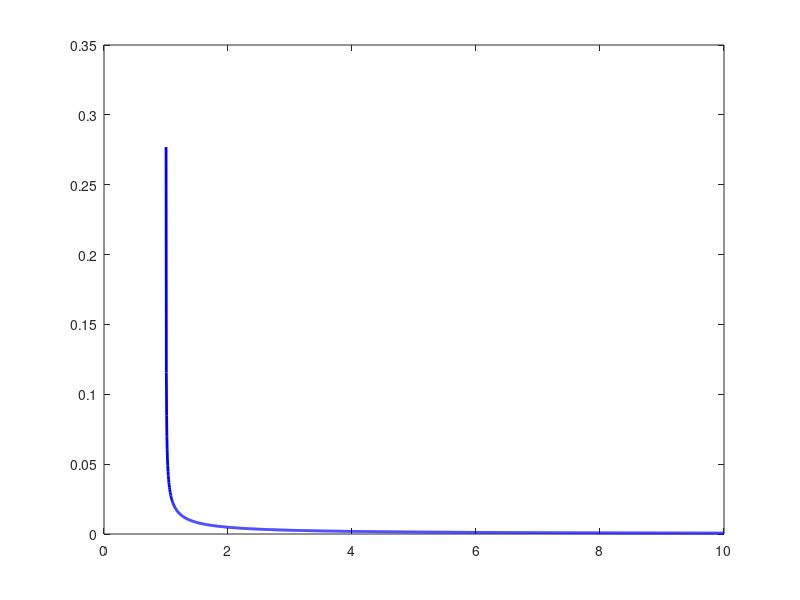

This chart was generated by the following MATLAB code: (Note: this script raises an error after producing the figure.)
clear; clc; close all;

%% ---------------------------------------------------------------
%  Paste your identification results here
%% ---------------------------------------------------------------
G   = 1.0;    % static velocity gain  (qdot_simu_ss / qdot_cmd)
tau = 0.004;    % time constant (s)
Trc = 0.1;    % total delay: actuator dead time + 0.5 s UDP (s)

%% ---------------------------------------------------------------
%  Stability formula (annexe)
%  Trc_max(Kc) = tau * acos(-1/(Kc*G)) / sqrt((Kc*G)^2 - 1)
%  Defined only for Kc*G > 1. Below that: stable for any delay.
%% ---------------------------------------------------------------
Kc_values   = linspace(1/G + 0.001, 10/G, 2000);
Trcmax_vals = tau .* acos(-1 ./ (Kc_values * G)) ./ sqrt((Kc_values * G).^2 - 1);

%% ---------------------------------------------------------------
%  Find Kc_max : largest Kc where Trc_max > Trc_real
%% ---------------------------------------------------------------
valid   = Trcmax_vals > Trc;
if any(valid)
    Kc_max = max(Kc_values(valid));
else
    Kc_max = NaN;
    warning('No stable Kc found for this delay. Consider reducing Trc or G.');
end

%% ---------------------------------------------------------------
%  Apply a safety margin (recommended: 20%)
%% ---------------------------------------------------------------
safety  = 0.80;
Kc_safe = safety * Kc_max;

fprintf('--- Identification results ---\n');
fprintf('  G   = %.4f\n', G);
fprintf('  tau = %.4f s\n', tau);
fprintf('  Trc = %.4f s\n', Trc);
fprintf('\n--- Kc selection ---\n');
fprintf('  Kc_max  (stability limit) = %.4f\n', Kc_max);
fprintf('  Kc_safe (80%% of Kc_max)  = %.4f  <-- use this in C++\n', Kc_safe);

%% ---------------------------------------------------------------
%  Plot: Trc_max vs Kc — read off your operating point
%% ---------------------------------------------------------------
figure;
plot(Kc_values, Trcmax_vals, 'b', 'LineWidth', 2); hold on;
yline(Trc,    'r--', 'LineWidth', 1.5, 'DisplayName', sprintf('Trc real = %.3f s', Trc));
xline(Kc_max, 'r:',  'LineWidth', 1.5, 'DisplayName', sprintf('Kc\\_max = %.4f', Kc_max));
xline(Kc_safe,'g--', 'LineWidth', 1.5, 'DisplayName', sprintf('Kc\\_safe = %.4f', Kc_safe));
scatter(Kc_safe, Trc, 80, 'g', 'filled', 'DisplayName', 'Operating point');
xlabel('Kc'); ylabel('Trc\_max (s)');
title('Stability boundary — choose Kc below the red line');
legend('Location', 'northeast'); grid on;
ylim([0, min(5, max(Trcmax_vals)*1.1)]);
